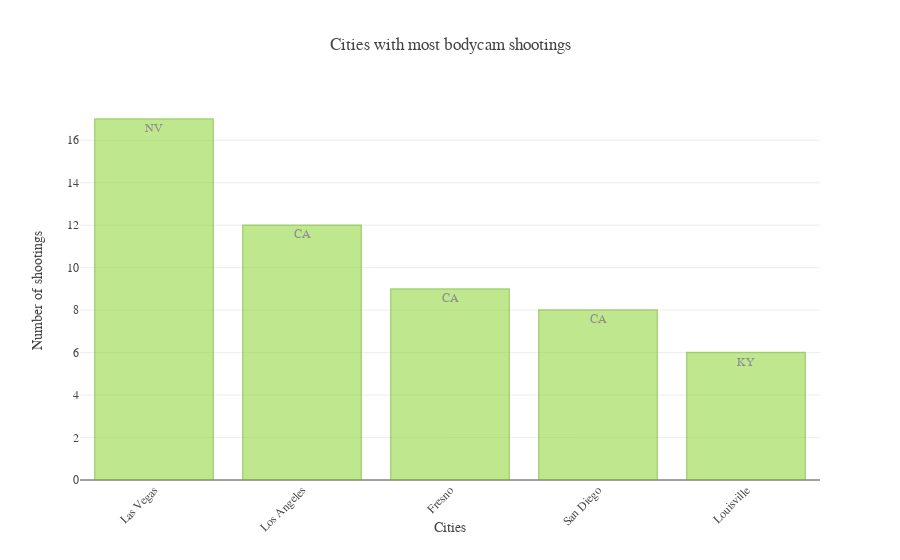

The cell this chart's notebook holds for it:
### Markdown cell above
## Cities with Bodycams
---

Where in America are bodycams being used?

This barplot looks at cities where a bodycam was being used. Then the number of shootings is counted and the top 5 cities are plotted with their city in y axis and state inside bar.

Las Vegas has 17 shootings where police officer(s) had a body camera while Los Angeles came in second with 12.

### Code cell
# Find cities/states with the most amount of shootings involving body cameras
top_cities = data.loc[data['body_camera'] == True].groupby(["city", "state"]).size().sort_values(ascending=False)[:5]
x = top_cities.index.get_level_values(level='city')
y = top_cities.values

trace_data = [go.Bar(x=x,
                     y=y,
                     text = top_cities.index.get_level_values(level='state'),
                     textposition = 'auto',
                     marker=dict(
                         color='rgb(147,216,68)',
                         line=dict(
                             color='rgb(112,180,33)',
                             width=1.5),
                     ),
                     opacity=0.6
                    )]

layout = go.Layout(font = dict(family = "Overpass"),
                   title = "Cities with most bodycam shootings",
                   xaxis = dict(tickangle=-45,
                              title = "Cities"),
                   yaxis = dict(title = "Number of shootings")
)

fig = go.FigureWidget(data=trace_data, layout=layout)
plotly.offline.iplot(fig, validate=False, show_link=False, image='png', filename='cities-bodycam')

### Figure 1 — Plotly figure (JSON) as saved in the notebook; plotly's stock layout.template omitted (floating-point values rounded to 4 significant figures)
{"data": [{"marker": {"color": "rgb(147,216,68)", "line": {"color": "rgb(112,180,33)", "width": 1.5}}, "opacity": 0.6, "text": ["NV", "CA", "CA", "CA", "KY"], "textposition": "auto", "type": "bar", "uid": "73e41842-e591-4f67-9fd8-0f536c4ffba6", "x": ["Las Vegas", "Los Angeles", "Fresno", "San Diego", "Louisville"], "y": [17, 12, 9, 8, 6]}], "layout": {"font": {"family": "Overpass"}, "title": "Cities with most bodycam shootings", "xaxis": {"tickangle": -45, "title": "Cities"}, "yaxis": {"title": "Number of shootings"}}}
